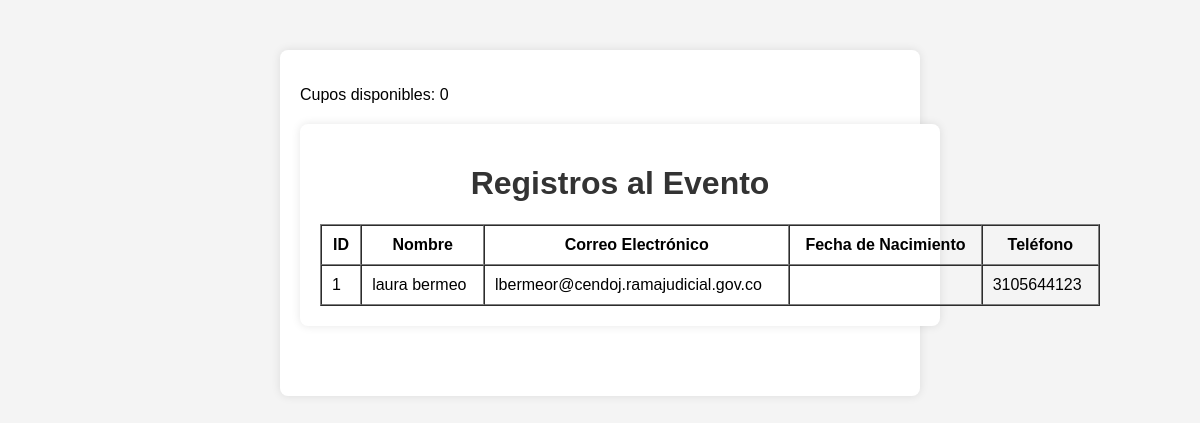
/registros, run on an earlier commit of the app's database.
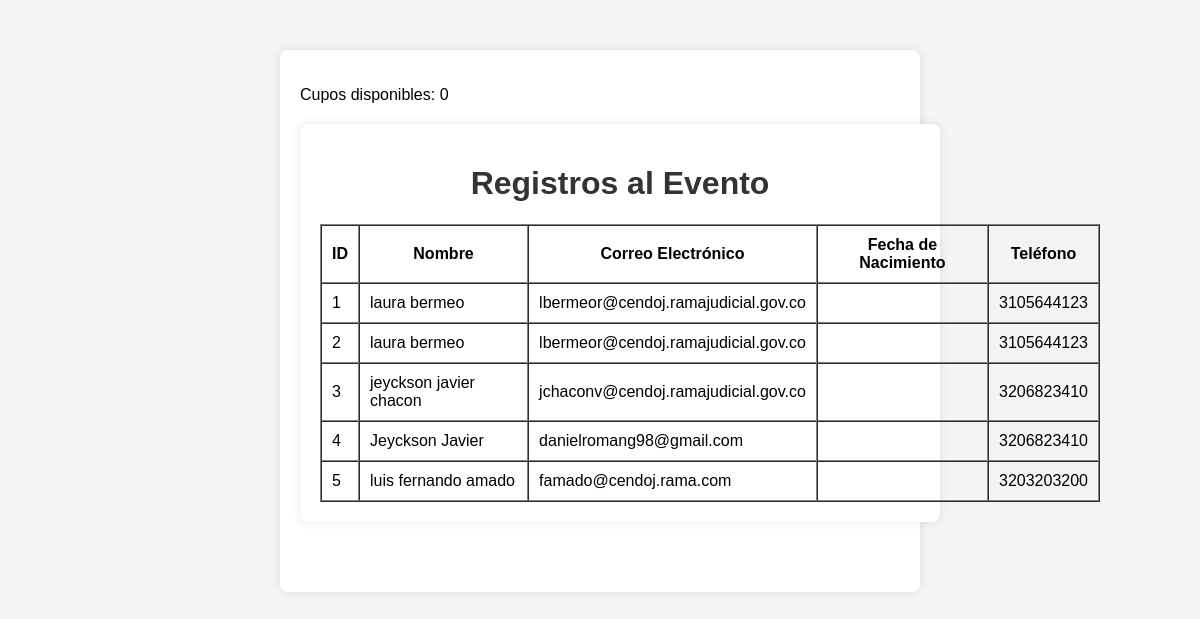
And on a later commit of the database.
### tables this page shows
CREATE TABLE registros (
    id INTEGER PRIMARY KEY AUTOINCREMENT,
    name TEXT,
    cedula TEXT,
    oficina TEXT,
    phone TEXT,
    email TEXT,
    circuito TEXT
);

### app.py (the view)
@app.route('/registros')
def registros():
    conn = get_db_connection()
    registros = conn.execute('SELECT * FROM registros').fetchall()
    acompanantes = conn.execute('SELECT * FROM acompanantes').fetchall()
    conn.close()
    return render_template('registros.html', registros=registros, acompanantes=acompanantes)

### app.py (called while the page is built)
def get_db_connection():
    conn = sqlite3.connect('registros_evento.db')
    conn.row_factory = sqlite3.Row
    return conn

### templates/registros.html (shortened to what this page needs)
<!DOCTYPE html>
<html lang="es">
<head>
    <link rel="stylesheet" href="{{ url_for('static', filename='css/style.css') }}">
</head>
<body>
    <div class="container">
        <p>Cupos disponibles: <span id="cupos-disponibles">{{ cupos_disponibles }}</span></p>
    <div class="container" style="width: 130%; margin-top: 20px;">
        <h1>Registros al Evento</h1>
        <table border="1" cellspacing="0" cellpadding="10" style="width: 130%; margin-top: 20px;">
            <thead>
                <tr>
                    <th>ID</th>
                    <th>Nombre</th>
                    <th>Correo Electrónico</th>
                    <th>Fecha de Nacimiento</th>
                    <th>Teléfono</th>
                </tr>
            </thead>
            <tbody>
                {% for registro in registros %}
                <tr>
                    <td>{{ registro.id }}</td>
                    <td>{{ registro.name }}</td>
                    <td>{{ registro.email }}</td>
                    <td>{{ registro.dob }}</td>
                    <td>{{ registro.phone }}</td>
                </tr>
                {% endfor %}
            </tbody>
        </table>
    </div>
</body>
</html>

What changed in the data, as far as the page shows it:
added registros: id "2", name "laura bermeo", email "lbermeor@cendoj.ramajudicial.gov.co", phone "3105644123"
added registros: id "3", name "jeyckson javier chacon", email "jchaconv@cendoj.ramajudicial.gov.co", phone "3206823410"
added registros: id "4", name "Jeyckson Javier", email "danielromang98@gmail.com", phone "3206823410"
added registros: id "5", name "luis fernando amado", email "famado@cendoj.rama.com", phone "3203203200"
